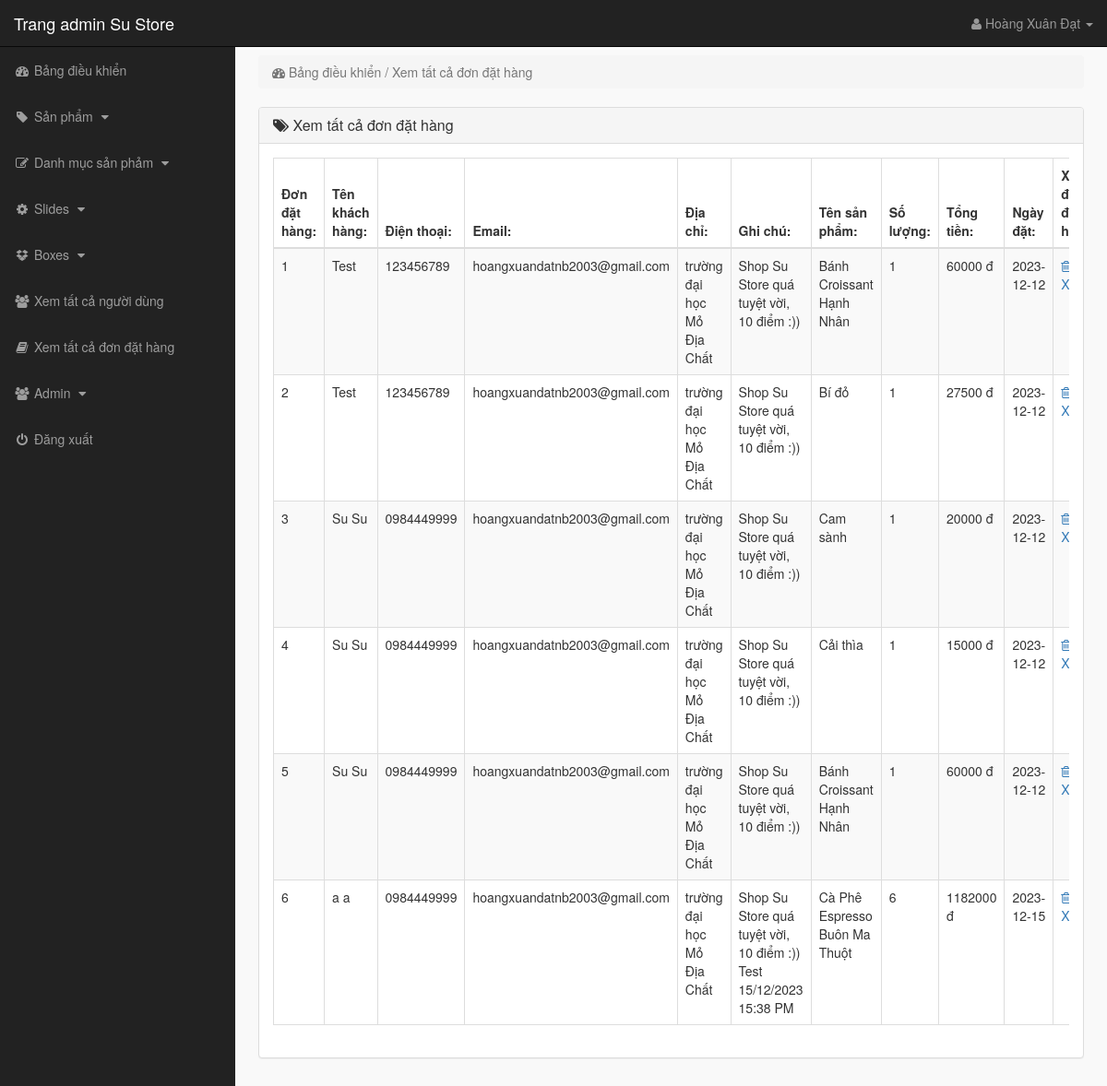
/admin_area/index.php?view_orders (signed in), run on the app's committed database.
### tables this page shows
CREATE TABLE `orders` (
  `order_id` int(11) NOT NULL,
  `customer_id` int(11) NOT NULL,
  `name` text NOT NULL,
  `phone` text NOT NULL,
  `email` text NOT NULL,
  `address` text NOT NULL,
  `note` text NOT NULL,
  `name_product` text NOT NULL,
  `quantity` int(11) NOT NULL,
  `total` int(11) NOT NULL,
  `date_create` date NOT NULL
);

### admin_area/view_orders.php (the view, shortened to what this page needs)
<?php
    if(!isset($_SESSION['admin_username'])){
        echo "<script>window.open('login.php','_self')</script>";
    }else{
?>
<div class="row">
    <div class="col-lg-12">
        <ol class="breadcrumb">
            <li class="active">
                <i class="fa fa-dashboard"></i> Bảng điều khiển / Xem tất cả đơn đặt hàng
            </li>
        </ol>
    </div>
</div>
<div class="row">
    <div class="col-lg-12">
        <div class="panel panel-default">
            <div class="panel-heading">
               <h3 class="panel-title">
                   <i class="fa fa-tags"></i>  Xem tất cả đơn đặt hàng
               </h3>
            </div>
            <div class="panel-body">
                <div class="table-responsive">
                    <table class="table table-striped table-bordered table-hover">
                        <thead>
                            <tr>
                                <th> Đơn đặt hàng: </th>
                                <th> Tên khách hàng: </th>
                                <th> Điện thoại: </th>
                                <th> Email: </th>
                                <th> Địa chỉ: </th>
                                <th> Ghi chú: </th>
                                <th> Tên sản phẩm: </th>
                                <th> Số lượng: </th>
                                <th> Tổng tiền: </th>
                                <th> Ngày đặt: </th>
                                <th> Xoá đơn đặt hàng: </th>
                            </tr>
                        </thead>
                        <tbody>
                            <?php
                                $i=0;
                                $get_orders = "select * from orders";
                                $run_orders = mysqli_query($con,$get_orders);
                                while($row_order=mysqli_fetch_array($run_orders)){
                                    $order_id = $row_order['order_id'];
                                    $name = $row_order['name'];
                                    $phone = $row_order['phone'];
                                    $email = $row_order['email'];
                                    $address = $row_order['address'];
                                    $note = $row_order['note'];
                                    $name_product = $row_order['name_product'];
                                    $quantity = $row_order['quantity'];
                                    $total = $row_order['total'];
                                    $date_create = $row_order['date_create'];
                                    $i++;
                            ?>
                            <tr>
                                <td> <?php echo $i; ?> </td>
                                <td> <?php echo $name; ?> </td>
                                <td> <?php echo $phone; ?></td>
                                <td> <?php echo $email; ?> </td>
                                <td> <?php echo $address; ?></td>
                                <td> <?php echo $note; ?> </td>
                                <td> <?php echo $name_product; ?> </td>
                                <td> <?php echo $quantity; ?> </td>
                                <td> <?php echo $total; ?> đ</td>
                                <td> <?php echo $date_create; ?> </td>
                                <td>
                                     <a href="index.php?delete_order=<?php echo $order_id; ?>">
                                        <i class="fa fa-trash-o"></i> Xoá
                                     </a>
                                </td>
                            </tr>
                            <?php } ?>
                        </tbody>
                    </table>
                </div>
            </div>
        </div>
    </div>
</div>
<?php } ?>

### admin_area/includes/sidebar.php (shortened to what this page needs)
<?php
    if(!isset($_SESSION['admin_username'])){
        echo "<script>window.open('login.php','_self')</script>";
    }else{
?>
<nav class="navbar navbar-inverse navbar-fixed-top">
    <div class="navbar-header">
        <a href="index.php?dashboard" class="navbar-brand">Trang admin Su Store</a>
    </div>
    <ul class="nav navbar-right top-nav">
        <li class="dropdown">
            <a href="#" class="dropdown-toggle" data-toggle="dropdown">
                <i class="fa fa-user"></i> <?php echo $admin_name;  ?> <b class="caret"></b>
            </a>
        </li>
    </ul>
    <div class="collapse navbar-collapse navbar-ex1-collapse">
        <ul class="nav navbar-nav side-nav">
            <li>
                <a href="index.php?dashboard">
                        <i class="fa fa-fw fa-dashboard"></i> Bảng điều khiển
                </a>
            </li>
            <li>
                <a href="#" data-toggle="collapse" data-target="#products">
                        <i class="fa fa-fw fa-tag"></i> Sản phẩm
                        <i class="fa fa-fw fa-caret-down"></i>
                </a>
            </li>
            <li>
                <a href="#" data-toggle="collapse" data-target="#p_cat">
                        <i class="fa fa-fw fa-edit"></i> Danh mục sản phảm
                        <i class="fa fa-fw fa-caret-down"></i>
                </a>
            </li>
            <li>
                <a href="#" data-toggle="collapse" data-target="#slides">
                        <i class="fa fa-fw fa-gear"></i> Slides
                        <i class="fa fa-fw fa-caret-down"></i>
                </a>
            </li>
            <li>
                <a href="#" data-toggle="collapse" data-target="#boxes">
                        <i class="fa fa-fw fa-dropbox"></i> Boxes
                        <i class="fa fa-fw fa-caret-down"></i>
                </a>
            </li>
            <li>
                <a href="index.php?view_customers">
                    <i class="fa fa-fw fa-users"></i> Xem tất cả người dùng
                </a>
            </li>
            <li>
                <a href="index.php?view_orders">
                    <i class="fa fa-fw fa-book"></i> Xem tất cả đơn đặt hàng
                </a>
            </li>
            <li>
                <a href="#" data-toggle="collapse" data-target="#users">
                        <i class="fa fa-fw fa-users"></i> Admin
                        <i class="fa fa-fw fa-caret-down"></i>
                </a>
            </li>
            <li>
                <a href="logout.php">
                    <i class="fa fa-fw fa-power-off"></i> Đăng xuất
                </a>
            </li>
        </ul>
    </div>
</nav>
<?php } ?>

### admin_area/css/style.css (style rules this page uses)
body { margin-top: 100px; }
@media (min-width: 768px) { body { margin-top: 50px; } }
.top-nav>li { float: left; display: inline-block; }
.top-nav>li>a { color: #999999; line-height: 20px; padding-top: 15px; padding-bottom: 15px; padding-right: 30px; }
@media (min-width: 768px) { .side-nav { position: fixed; top: 51px; bottom: 0; width: 255px; overflow-y: auto; overflow-x: hidden; background-color: #222222; padding-bottom: 40px; border-radius: 0; } }
@media (min-width: 768px) { .side-nav>li>a { width: 255px; } }
.panel-body { border-radius: 5px; }

### data on the page
orders: name "Test", phone "123456789", email "hoangxuandatnb2003@gmail.com", address "trường đại học Mỏ Địa Chất", note "Shop Su Store quá tuyệt vời, 10 điểm :))", name_product "Bánh Croissant Hạnh Nhân", quantity "1", total "60000", date_create "2023-12-12"
orders: name "Test", phone "123456789", email "hoangxuandatnb2003@gmail.com", address "trường đại học Mỏ Địa Chất", note "Shop Su Store quá tuyệt vời, 10 điểm :))", name_product "Bí đỏ", quantity "1", total "27500", date_create "2023-12-12"
orders: name "Su Su", phone "0984449999", email "hoangxuandatnb2003@gmail.com", address "trường đại học Mỏ Địa Chất", note "Shop Su Store quá tuyệt vời, 10 điểm :))", name_product "Cam sành", quantity "1", total "20000", date_create "2023-12-12"
orders: name "Su Su", phone "0984449999", email "hoangxuandatnb2003@gmail.com", address "trường đại học Mỏ Địa Chất", note "Shop Su Store quá tuyệt vời, 10 điểm :))", name_product "Cải thìa", quantity "1", total "15000", date_create "2023-12-12"
orders: name "Su Su", phone "0984449999", email "hoangxuandatnb2003@gmail.com", address "trường đại học Mỏ Địa Chất", note "Shop Su Store quá tuyệt vời, 10 điểm :))", name_product "Bánh Croissant Hạnh Nhân", quantity "1", total "60000", date_create "2023-12-12"
orders: name "a a", phone "0984449999", email "hoangxuandatnb2003@gmail.com", address "trường đại học Mỏ Địa Chất", note "Shop Su Store quá tuyệt vời, 10 điểm :)) Test 15/12/2023 15:38 PM", name_product "Cà Phê Espresso Buôn Ma Thuột", quantity "6", total "1182000", date_create "2023-12-15"

### other printed values
$admin_name "Hoàng Xuân Đạt"
